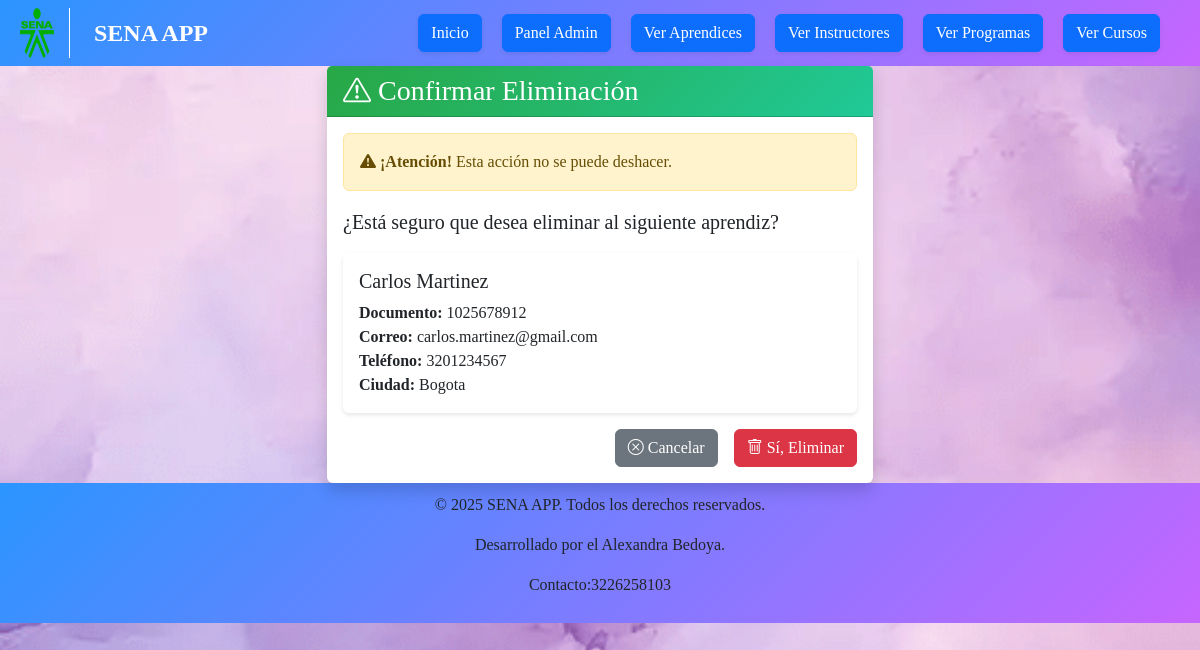
Screenshot of /aprendices/1/eliminar/ with the database file from the repository.
### aprendices/models.py (models this page shows, shortened)
class Aprendiz(models.Model):
    documento_identidad = models.CharField(max_length=20, unique=True)
    nombre = models.CharField(max_length=100)
    apellido = models.CharField(max_length=100)
    telefono = models.CharField(max_length=10, null=True)
    correo = models.EmailField(null=True)
    fecha_nacimiento = models.DateField()
    ciudad = models.CharField(max_length=100, null=True)
    programa = models.CharField(max_length=100)
    def nombre_completo(self):
        return f"{self.nombre} {self.apellido}"

### aprendices/views.py (the view, shortened to what this page needs)
# urls.py: path('aprendices/<int:aprendiz_id>/eliminar/', views.AprendizDeleteView.as_view(), name='eliminar_aprendiz')
class AprendizDeleteView(generic.DeleteView):
    model = Aprendiz
    template_name = 'eliminar_aprendiz.html'
    success_url = reverse_lazy('aprendices:lista_aprendices')
    pk_url_kwarg = 'aprendiz_id'

### aprendices/templates/eliminar_aprendiz.html (shortened to what this page needs)
{% extends 'master.html' %}
{% block content %}
<div class="row justify-content-center">
    <div class="col-md-6">
        <div class="card shadow border-danger">
            <div class="card-header bg-danger text-white">
                <h3 class="card-title mb-0">
                    <i class="bi bi-exclamation-triangle"></i> Confirmar Eliminación
                </h3>
            </div>
            <div class="card-body">
                <div class="alert alert-warning">
                    <i class="bi bi-exclamation-triangle-fill"></i>
                    <strong>¡Atención!</strong> Esta acción no se puede deshacer.
                </div>
                <p class="lead">¿Está seguro que desea eliminar al siguiente aprendiz?</p>
                <div class="card mb-3">
                    <div class="card-body">
                        <h5 class="card-title">{{ aprendiz.nombre_completo }}</h5>
                        <p class="card-text">
                            <strong>Documento:</strong> {{ aprendiz.documento_identidad }}<br>
                            <strong>Correo:</strong> {{ aprendiz.correo }}<br>
                            <strong>Teléfono:</strong> {{ aprendiz.telefono }}<br>
                            <strong>Ciudad:</strong> {{ aprendiz.ciudad }}
                        </p>
                    </div>
                </div>
                <form method="post">
                    <div class="d-grid gap-2 d-md-flex justify-content-md-end">
                        <a href="{% url 'aprendices:lista_aprendices' %}" class="btn btn-secondary me-md-2">
                            <i class="bi bi-x-circle"></i> Cancelar
                        </a>
                        <button type="submit" class="btn btn-danger">
                            <i class="bi bi-trash"></i> Sí, Eliminar
                        </button>
                    </div>
                </form>
            </div>
        </div>
    </div>
</div>
{% endblock %}

### aprendices/static/members/mystyles.css (style rules this page uses)
* { margin: 0; padding: 0; box-sizing: border-box; }
body { font-family: 'Times New Roman', Times, serif; background-image: url("fondo.png"); background-size: cover; background-attachment: fixed; }
.card { transition: transform 0.2s; border: none; box-shadow: 0 2px 4px rgba(0, 0, 0, 0.1); }
.card-header { background: linear-gradient(135deg, #28a745, #20c997); color: white; }

### rows the page displays
Aprendiz: nombre_completo "Carlos Martinez", documento_identidad "1025678912", correo "carlos.martinez@gmail.com", telefono "3201234567", ciudad "Bogota"
